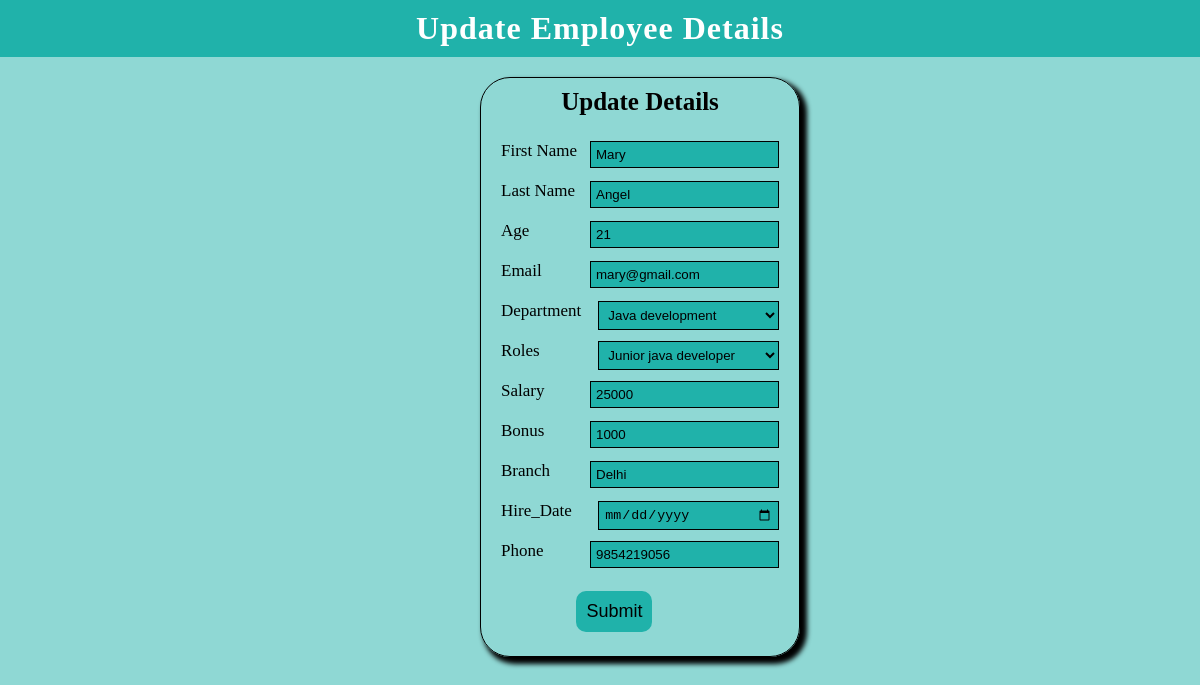
/updateEmployeeDetails/5, run on the app's committed database.
### company/models.py (models this page shows, shortened)
class employee(models.Model):
    First_name=models.CharField(max_length=100,default=" ")
    Last_name=models.CharField(max_length=100,default=" ")
    Age=models.IntegerField(max_length=100,default="")
    Email=models.CharField(max_length=100,default=" ")
    Dept=models.ForeignKey(Department,on_delete=models.CASCADE)
    Salary=models.IntegerField(max_length=100,default="")
    Bonus=models.IntegerField(max_length=100,default="")
    Roles=models.ForeignKey(Role,on_delete=models.CASCADE)
    Branch=models.CharField(max_length=100,default=" ")
    Hire_Date=models.DateField()
    Phone=models.IntegerField(max_length=100,default="")

class Department(models.Model):
    name=models.CharField(max_length=100,default=" ")
    def __str__(self):
        return self.name

class Role(models.Model):
    name=models.CharField(max_length=100,default=" ")
    def __str__(self):
        return self.name

### company/views.py (the view, shortened to what this page needs)
# urls.py: path('updateEmployeeDetails/<int:id>',views.updateEmployeeDetails,name='updateEmployeeDetails'),
def updateEmployeeDetails(request,id):
    data_1=employee.objects.get(id=id)
    departD=Department.objects.all()
    rolesD=Role.objects.all()
    return render(request,'update1.html',{'dataValue':data_1,'departData':departD,'roleData':rolesD})

### company/Templates/update1.html (shortened to what this page needs)
<!DOCTYPE html>
<html lang="en">
<head>
    {% load static %}
    <link rel="stylesheet" href="{% static 'style.css'%}">
</head>
<body style="background-color: rgba(32, 178, 170,0.5);">
    <h1>Update Employee details</h1>
    {% block content%}
    <form action="/updateEmployeeDetails/{{dataValue.id}}" method="POST" autocomplete="off" class="addForm">
        <h3>Update Details</h3>
        <div class="form-group">
            <label for="first_name">First Name</label>
            <input type="text" name="first_name" id="first_name" value="{{dataValue.First_name}}">
        </div>
        <div class="form-group">
            <label for="last_name">Last Name</label>
            <input type="text" name="last_name" id="last_name" value="{{dataValue.Last_name}}">
        </div>
        <div class="form-group">
            <label for="age">Age</label>
            <input type="text" name="age" id="age" value="{{dataValue.Age}}">
        </div>
        <div class="form-group">
            <label for="email">Email</label>
            <input type="text" name="email" id="email" value="{{dataValue.Email}}">
        </div>
        <div class="form-group">
            <label for="department">Department</label>
            <select name="department" id="department">
                <option value="select">{{dataValue.Dept}}</option>
            </select>
        </div>
        <div class="form-group">
            <label for="roles">Roles</label>
            <select name="roles" id="roles">
                <option value="select">{{dataValue.Roles}}</option>
            </select>
        </div>
        <div class="form-group">
            <label for="salary">Salary</label>
            <input type="text" name="salary" id="salary" value="{{dataValue.Salary}}">
        </div>
        <div class="form-group">
            <label for="bonus">Bonus</label>
            <input type="text" name="bonus" id="bonus" value="{{dataValue.Bonus}}">
        </div>
        <div class="form-group">
            <label for="branch">Branch</label>
            <input type="text" name="branch" id="branch" value="{{dataValue.Branch}}">
        </div>
        <div class="form-group">
            <label for="hire_date">Hire_Date</label>
            <input type="date" name="hire_date" id="hire_date" value="{{dataValue.Hire_Date}}">
        </div>
        <div class="form-group">
            <label for="phone">Phone</label>
            <input type="text" name="phone" id="phone" value="{{dataValue.Phone}}">
        </div>
        <div class="sumbit">
            <button type="submit">Submit</button>
        </div>
    </form>
    {% endblock %}
</body>
</html>

### company/static/style.css (style rules this page uses)
* { margin:0; padding:0; box-sizing: border-box; }
body { overflow-x: hidden; }
h1 { width:100vw; background-color: lightseagreen; color:white; text-transform: capitalize; text-align: center; padding:10px 0px; letter-spacing: 1px; }
.addForm { width:320px; height:580px; margin: 20px 40%; border: 1px solid black; border-radius: 30px; box-shadow: 5px 5px 5px 2px black; }
.addForm h3 { text-align: center; font-size: 25px; font-weight: bolder; margin-top: 10px ; margin-bottom: 20px; }
.addForm .form-group { margin: 10px 15px; padding:5px; }
.addForm .form-group label { font-size: 17px; font-weight: 400; }
.addForm .form-group input { float: right; padding:5px; background-color: lightseagreen; border: 1px solid black; }
.addForm .form-group #roles { width:65%; float: right; padding:5px; background-color: lightseagreen; border: 1px solid black; }
.addForm .form-group #department { width:65%; float: right; padding:5px; background-color: lightseagreen; border: 1px solid black; }
.addForm .form-group #hire_date { width:65%; }
.addForm .sumbit button { margin:15px 30%; padding:10px; background-color:lightseagreen ; font-size: 18px; color:black; border:none; border-radius: 10px; }

### data on the page
employee: first_name "Mary", last_name "Angel", age "21", email "mary@gmail.com", department "Java development", roles "Junior java developer", salary "25000", bonus "1000", branch "Delhi", phone "9854219056"
